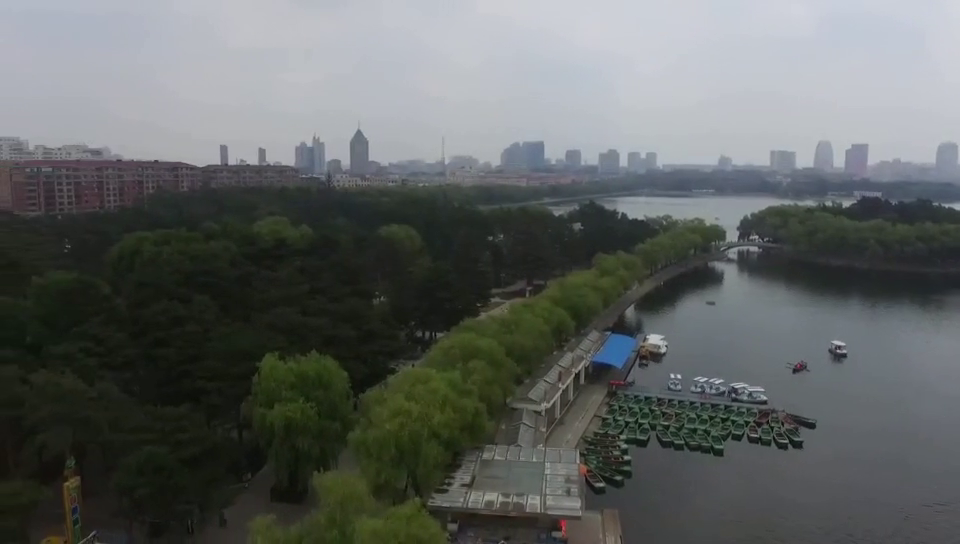
#> input picture frame 62 of 003opencvAIOT/pythonProject/Code/Source/test.mp4, 960 x 544 px
$ python '图像的基本操作.py'
#> lines starting #> are read from the running program, lines starting #| are printed output that depends on the picture
import cv2
import matplotlib.pyplot as plt
import numpy as np

# [65 lines of commented-out code are left out]

vc = cv2.VideoCapture("./Source/test.mp4")

if not vc.isOpened() :
    exit()
while True:
    ret, frame = vc.read()
#> frame is the input picture: shape (544, 960, 3); mean B, G, R 97.8, 99.5, 95.6
    if frame is None or ret == False:
        print("read filished")
        exit()
    frame = cv2.cvtColor(frame, cv2.COLOR_BGR2GRAY)
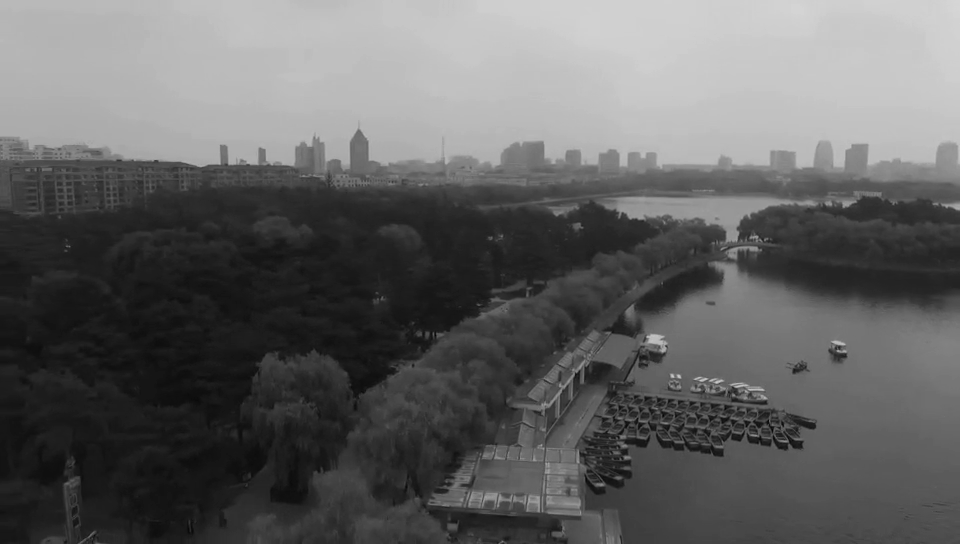
#> frame: shape (544, 960); min 3, max 214, mean 98.1
    frame = cv2.resize(frame,(0,0), fx=0.5, fy=0.5)
#> frame: shape (272, 480)
    retval, res = cv2.threshold(frame, 127, 255, cv2.THRESH_TRUNC)
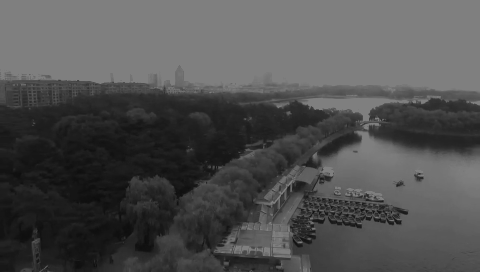
#> res: shape (272, 480); min 12, max 127, mean 79.6
    cv2.imshow("frame", res)
    cv2.waitKey(10)

$ run again, starting later in the video
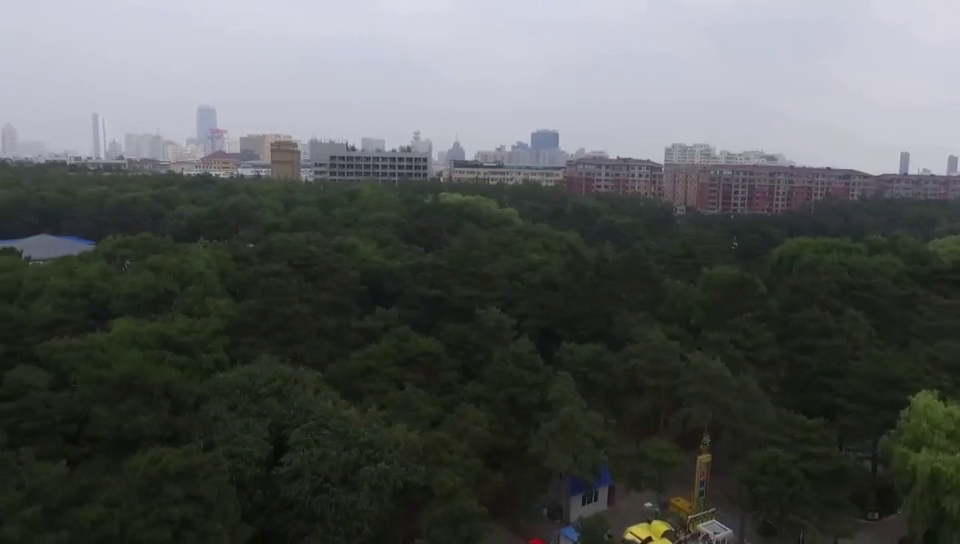
#> input picture frame 279 of 003opencvAIOT/pythonProject/Code/Source/test.mp4, 960 x 544 px
#> frame is the input picture: shape (544, 960, 3); mean B, G, R 86.5, 88.2, 85.2
#> `retval, res = cv2.threshold(frame, 127, 255, cv2.THRESH_TRUNC)`:
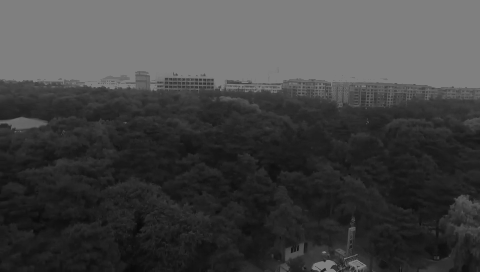
#> res: shape (272, 480); min 10, max 127, mean 66.3

$ run again, starting later in the video
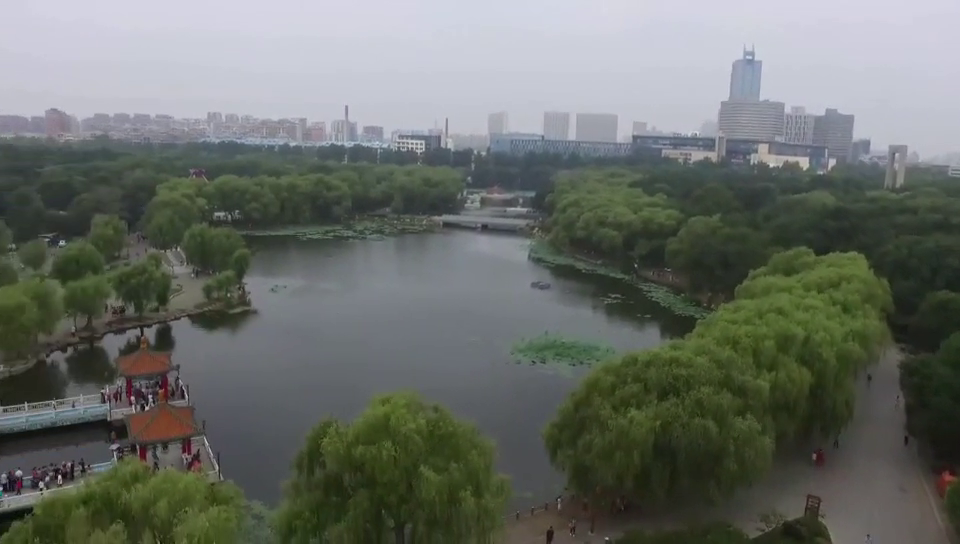
#> input picture frame 497 of 003opencvAIOT/pythonProject/Code/Source/test.mp4, 960 x 544 px
#> frame is the input picture: shape (544, 960, 3); mean B, G, R 103.7, 109.7, 104.9
#> `frame = cv2.cvtColor(frame, cv2.COLOR_BGR2GRAY)`:
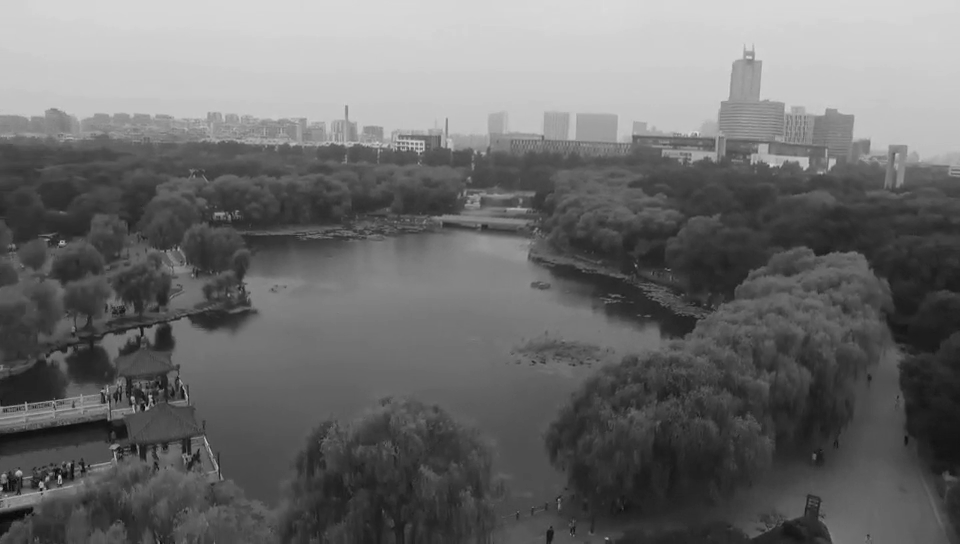
#> frame: shape (544, 960); min 2, max 219, mean 107.5
#> `retval, res = cv2.threshold(frame, 127, 255, cv2.THRESH_TRUNC)`:
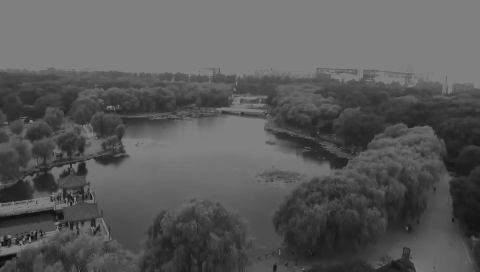
#> res: shape (272, 480); min 12, max 127, mean 89.1
